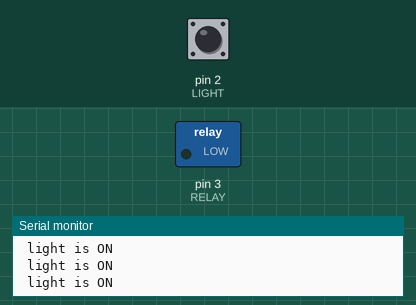
Simulated run of this sketch. Board: Arduino Uno, built with avr-gcc and run on an emulated ATmega328P. Shown: switched loads named in the sketch (green lamp = pin HIGH), the last lines printed to the serial monitor. The inputs (shaded band) are chosen by the test bench; at power-on: pin 2 (LIGHT) HIGH.

Above: at 2.8 s.
2.9 s: pin 2 (LIGHT) pulled LOW for 1.2 s
At 4.1 s:
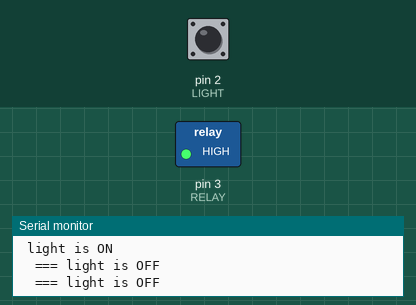
6.5 s: pin 2 (LIGHT) pulled LOW for 3.2 s
At 10.6 s:
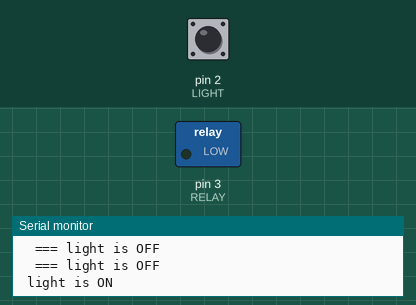
Timing chart, 0 to 12.1 s (numbered marks = the images above; inputs shaded):
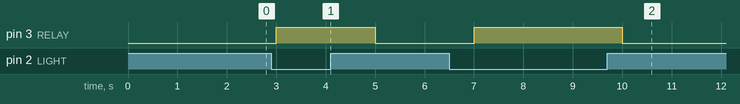

The sketch:

Arduino_LDR_Sensor_with_Relay.ino
```cpp
 #define LIGHT 2 // define pint 2 for sensor
#define RELAY 3 // define pin 3 as for relay


void setup() {
  Serial.begin(9600);// setup Serial Monitor to display information
  pinMode(LIGHT, INPUT_PULLUP);// sensor pin as input
  pinMode(RELAY, OUTPUT);// relay pin as output
}

void loop() {
    int LDR =digitalRead(LIGHT);// read the sensor

      if(LDR == 1){
    Serial.println(" light is ON");
    digitalWrite(RELAY,LOW);// turn the relay ON
  }else{

     Serial.println("  === light is OFF");
     digitalWrite(RELAY,HIGH);// turn the relay OFF
  }
  delay(1000);
}
```

Measured:
- after the input at 2.9 s, pin 3 (RELAY): LOW → HIGH after 0.10 s, → LOW 2.0 s later
- after the input at 6.5 s, pin 3 (RELAY): LOW → HIGH after 0.50 s, → LOW 3.0 s later
